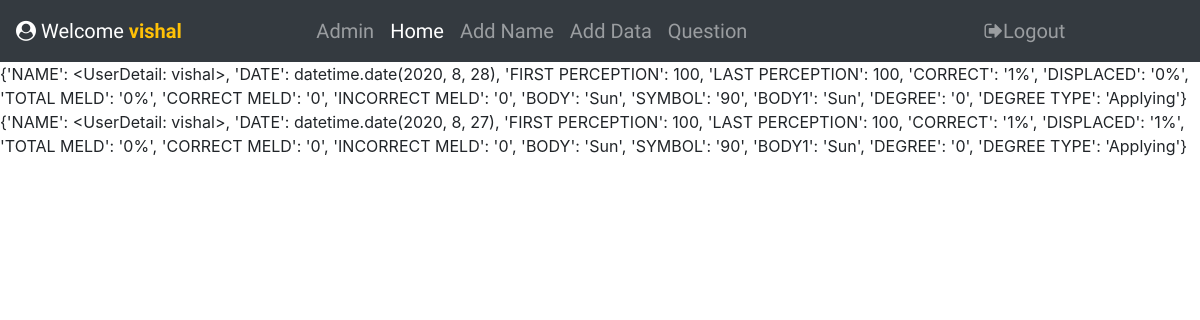
Page /question/ (signed in) on the committed database.
### collectdata/models.py (models this page shows)
class UserDetail(models.Model):
    name=models.CharField(max_length=30,null=True,blank=False)
    def __str__(self):
        return str(self.name)

### collectdata/views.py (the view)
# urls.py: path('question/',views.Question,name='question'),
@login_required(login_url='login')
def Question(request):
    person=[]
    all_data=[]
    cust=UserDetail.objects.all()
    for name in cust:
        basic_datas = Basicdata.objects.filter(name=name,giantsquare="YES")
        for bas in basic_datas:
            multiple_squares = MultipleSquare.objects.filter(name=name,date=bas.date)
            for ms in multiple_squares:
                dict={
                    'NAME':bas.name,
                    'DATE':bas.date,
                    'FIRST PERCEPTION':bas.first_perception,
                    'LAST PERCEPTION':bas.last_perception,
                    'CORRECT':bas.correct,
                    'DISPLACED':bas.displaced,
                    'TOTAL MELD':bas.total_meld,
                    'CORRECT MELD':bas.correct_meld,
                    'INCORRECT MELD':bas.incorect_meld,
                    'BODY':ms.body,
                    'SYMBOL':ms.symbol,
                    'BODY1':ms.body1,
                    'DEGREE':ms.degree,
                    'DEGREE TYPE':ms.degree_type,
                    }
            all_data.append(dict)
            print(all_data)
    context={'data':all_data}
    return render(request,'collectdata/questions.html',context)

### collectdata/templates/collectdata/questions.html
{% extends "collectdata/nav.html" %}
{% block body_block %}
{% for i in data %}
    {{i}}<br>
{% endfor %}
{% endblock %}

### collectdata/templates/collectdata/nav.html (shortened to what this page needs)
{% load static %}
<!DOCTYPE html>
<html lang="en">
<head>
    <link rel="stylesheet" href="https://maxcdn.bootstrapcdn.com/bootstrap/4.4.1/css/bootstrap.min.css">
    <link rel="stylesheet" href="https://cdnjs.cloudflare.com/ajax/libs/font-awesome/4.7.0/css/font-awesome.min.css">
</head>
<body>
<div class="ok">
    <nav class="navbar navbar-expand-lg navbar-dark bg-dark">
    <a class="navbar-brand" href="{% url 'home' %}"><i class="fa fa-user-circle" aria-hidden="true"></i> Welcome <strong class="text-warning">{{request.user.username}}</strong></a>
    <div class="collapse navbar-collapse" id="navbarNav">
        {% if user.is_superuser %}
            <ul class="navbar-nav mx-auto">
                <li class="nav-item">
                    <a class="nav-link" href="{% url 'admin:index' %}">Admin</a>
                </li>
                <li class="nav-item active">
                    <a class="nav-link" href="{% url 'home' %}">Home <span class="sr-only">(current)</span></a>
                </li>
                <li class="nav-item">
                    <a class="nav-link" href="{% url 'details'  %}">Add Name</a>
                </li>
                <li class="nav-item">
                    <a class="nav-link" href="{% url 'add_form'  %}">Add Data</a>
                </li>
                <li class="nav-item">
                    <a class="nav-link" href="{% url 'question'  %}">Question</a>
                </li>
            </ul>
            <ul class="navbar-nav mx-auto">
                <li class="nav-item">
                    <a class="nav-link" href="{% url 'logout'  %}"><i class="fa fa-sign-out" aria-hidden="true"></i>Logout</a>
                </li>
            </ul>
        {%endif%}
    </div>
</nav>
</div>
    {% block body_block %}
    {% endblock %}
</body>
</html>

### collectdata/templates/collectdata/nav.html (style rules this page uses)
.ok { background-color: whitesmoke; font-family: 'Abel', sans-serif; font-size: 20px; }

### rows in the picture
UserDetail: data "{'NAME': <UserDetail: vishal>, 'DATE': datetime.date(2020, 8, 28), 'FIRST PERCEPTION': 100, 'LAST PERCEPTION': 100, 'CORRECT': '1%', 'DISPLACED': '0%', 'TOTAL MELD': '0%', 'CORRECT MELD': '0', 'INCORRECT MELD': '0', 'BODY': 'Sun', 'SYMBOL': '90', 'BODY1': 'Sun', 'DEGREE': '0', 'DEGREE TYPE': 'Applying'}" "{'NAME': <UserDetail: vishal>, 'DATE': datetime.date(2020, 8, 27), 'FIRST PERCEPTION': 100, 'LAST PERCEPTION': 100, 'CORRECT': '1%', 'DISPLACED': '1%', 'TOTAL MELD': '0%', 'CORRECT MELD': '0', 'INCORRECT MELD': '0', 'BODY': 'Sun', 'SYMBOL': '90', 'BODY1': 'Sun', 'DEGREE': '0', 'DEGREE TYPE': 'Applying'}"

### other values in the picture
{{ request.user.username }} "vishal"
